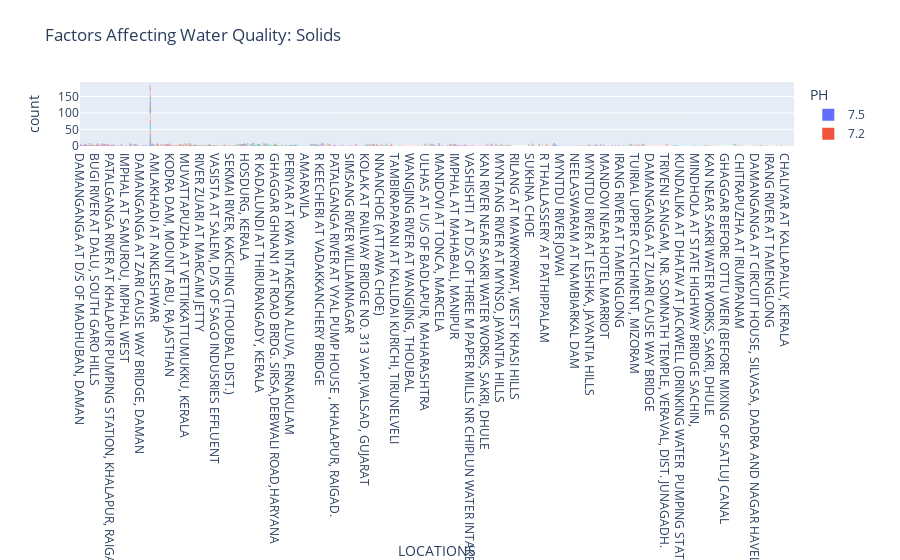

Source (notebook cell):
### Markdown cell above
let’s explore all the columns one by one. Let’s start by looking at the Locations column:

### Code cell
figure = px.histogram(data, x = "LOCATIONS", 
                      color = "PH", 
                      title= "Factors Affecting Water Quality: Solids")
figure.show()
